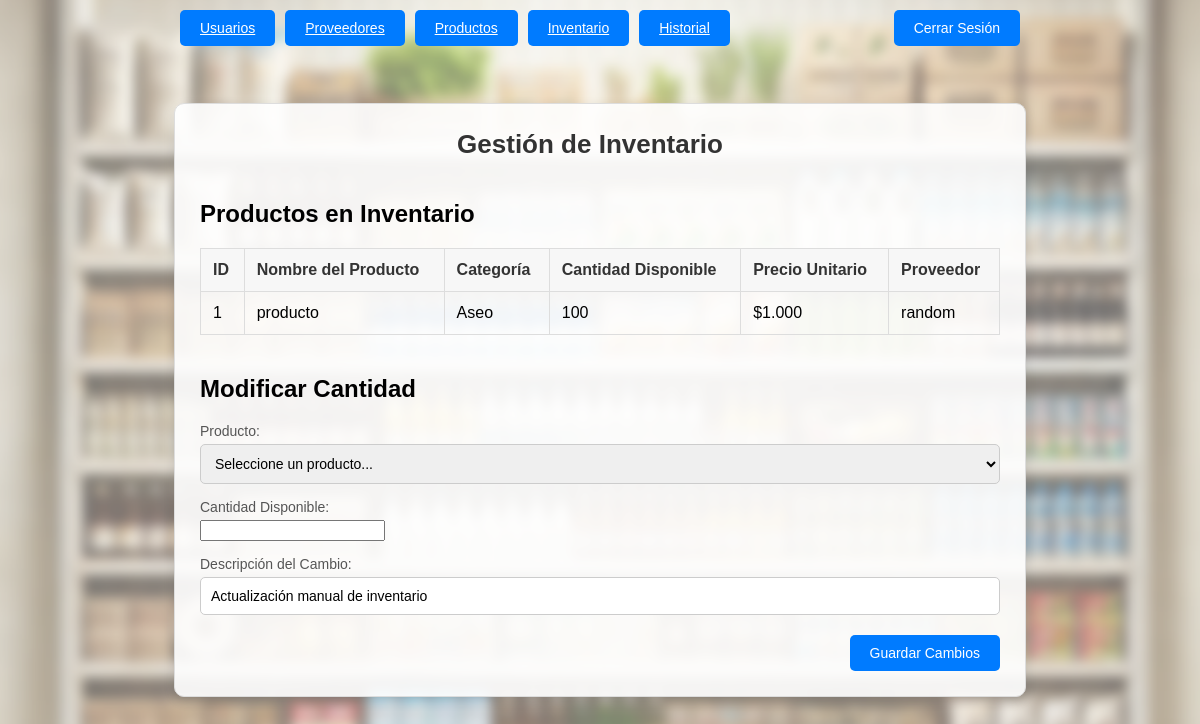
The app's page /inventario/ (signed in) with its own data.
### inventario/models.py (models this page shows, shortened)
class Inventario(models.Model):
    producto = models.ForeignKey(
        'productos.Producto',
        on_delete=models.PROTECT,  # Evita la eliminación en cascada
        related_name='inventarios'
    )
    cantidad_disponible = models.PositiveIntegerField(default=0)

### productos/models.py (models this page shows, shortened)
class Producto(models.Model):
    nombre_producto = models.CharField(max_length=100)
    class Categoria(models.TextChoices):
        ASEO = 'Aseo', 'Aseo'
        DESPENSA = 'Despensa', 'Despensa'
        CONGELADOS = 'Congelados', 'Congelados'
        CUIDADO_PERSONAL = 'Cuidado Personal', 'Cuidado Personal'
    categoria = models.CharField(
        max_length=16,
        choices=Categoria.choices,
        blank=False,
    )
    precio = models.DecimalField(max_digits=10, decimal_places=2)
    proveedor = models.ForeignKey(
        'proveedores.Proveedor',
        on_delete=models.PROTECT,
        related_name='productos'
    )
    descripcion = models.TextField(blank=True, null=True)
    fecha_registro = models.DateTimeField(auto_now_add=True)

### proveedores/models.py (models this page shows, shortened)
class Proveedor(models.Model):
    nombre_razon_social = models.CharField(max_length=100, verbose_name="Nombre o Razón Social")
    class TipoProveedor(models.TextChoices):
        ASEO = 'Aseo', 'Aseo'
        DESPENSA = 'Despensa', 'Despensa'
        CONGELADOS = 'Congelados', 'Congelados'
        CUIDADO_PERSONAL = 'Cuidado Personal', 'Cuidado Personal'
    tipo_proveedor = models.CharField(
        max_length=16,
        choices=TipoProveedor.choices,
        blank=False,
    )
    rut = models.CharField(
        max_length=12,
        unique=True,
        verbose_name="RUT"
    )
    direccion = models.CharField(
        max_length=255,
        blank=True,
        null=True,
        verbose_name="Dirección"
    )
    telefono = models.CharField(
        max_length=15,
        blank=True,
        null=True,
        verbose_name="Teléfono"
    )
    email = models.EmailField(
        max_length=100,
        unique=True,
        blank=True,
        null=True,
        verbose_name="Correo Electrónico"
    )
    notas = models.TextField(
        blank=True,
        null=True,
        verbose_name="Notas o Comentarios"
    )
    creado_en = models.DateTimeField(
        auto_now_add=True,
        verbose_name="Fecha de Creación"
    )

### inventario/views.py (the view)
# urls.py: path('inventario/', login_required(inventario_views.gestionInventario), name='gestionInventario'),
def gestionInventario(request):
    inventarios = Inventario.objects.select_related('producto').all()
    productos_no_registrados = Producto.objects.exclude(id__in=inventarios.values('producto_id'))
    return render(request, 'inventario/gestionInventario.html', {
        'inventarios': inventarios,
        'productos_no_registrados': productos_no_registrados,
    })

### productos/templatetags/currency_filters.py (called while the page is built)
@register.filter
def currency(value):
    try:
        value = int(value)  # Convertir a entero para eliminar los decimales
    except (ValueError, TypeError):
        return value
    return f"${value:,}".replace(",", ".")

### inventario/templates/inventario/gestionInventario.html (shortened to what this page needs)
{% load currency_filters %}
<!DOCTYPE html>
<html lang="es">
<head>
    {% load static %}
    <link rel="stylesheet" href="{% static 'inventario/styles.css' %}">
</head>
<body>
    <header style="display: flex; justify-content: space-between; align-items: center; padding: 10px; position: absolute;
        top: 0; width: 70%">
        <div style="display: flex; align-items: center;">
            <nav style="display: flex; gap: 10px;">
                {% if request.user.rol == "Administrador" %}
                  <a href="{% url 'gestionUsuarios' %}" class="button">Usuarios</a>
                  <a href="{% url 'gestionProveedores' %}" class="button">Proveedores</a>
                  <a href="{% url 'gestionProductos' %}" class="button">Productos</a>
                {% endif %}
                <a href="{% url 'gestionInventario' %}" class="button">Inventario</a>
                <a href="{% url 'historial' %}" class="button">Historial</a>
            </nav>
        </div>
        <form method="post" action="{% url 'logout' %}">
            <button type="submit" class="button delete">Cerrar Sesión</button>
        </form>
    </header>
    <div class="container">
      <h1 style="margin-right: 20px;">Gestión de Inventario</h1>
        <div class="table-container">
            <h2>Productos en Inventario</h2>
            <table>
                <thead>
                    <tr>
                        <th>ID</th>
                        <th>Nombre del Producto</th>
                        <th>Categoría</th>
                        <th>Cantidad Disponible</th>
                        <th>Precio Unitario</th>
                        <th>Proveedor</th>
                    </tr>
                </thead>
                <tbody>
                    {% for item in inventarios %}
                    <tr>
                        <td>{{ item.producto.id }}</td>
                        <td>{{ item.producto.nombre_producto }}</td>
                        <td>{{ item.producto.categoria }}</td>
                        <td>{{ item.cantidad_disponible }}</td>
                        <td>{{ item.producto.precio|currency }}</td>
                        <td>{{ item.producto.proveedor.nombre_razon_social }}</td>
                    </tr>
                    {% empty %}
                    <tr>
                        <td colspan="7">No hay productos en el inventario.</td>
                    </tr>
                    {% endfor %}
                </tbody>
            </table>
        </div>
        <div class="form-section" style="margin-top: 40px;">
            <h2>Modificar Cantidad</h2>
            <form method="post" action="{% url 'modificarCantidad' %}">
                <div class="form-group">
                    <label for="producto-id">Producto:</label>
                    <select id="producto-id" name="producto_id" class="form-control" required onchange="document.getElementById('cantidad-disponible').value = this.value ? productQuantities[this.value] : ''">
                      <option value="">Seleccione un producto...</option>
                  </select>
                </div>
                <div class="form-group">
                    <label for="cantidad-disponible">Cantidad Disponible:</label>
                    <input type="number" id="cantidad-disponible" name="cantidad_disponible" required>
                </div>
                <div class="form-group">
                    <label for="descripcion">Descripción del Cambio:</label>
                    <input type="text" id="descripcion" name="descripcion" class="form-control" value="Actualización manual de inventario" readonly>
                </div>
                <div class="button-container">
                    <button type="submit" class="button">Guardar Cambios</button>
                </div>
            </form>
        </div>
    </div>
</body>
</html>

### inventario/static/inventario/styles.css (style rules this page uses)
body { background-image: url("/static/inventario/img/supermarket_shelf_blur_opacity.png"); background-size: cover; background-position: center; font-family: Arial, sans-serif; display: flex; justify-content: center; align-items: center; min-height: 100vh; margin: 0; }
.container { position: relative; border: 1px solid #ddd; border-radius: 10px; width: 90%; max-width: 800px; padding: 25px; background-color: rgba(255, 255, 255, 0.9); box-shadow: 0 4px 12px rgba(0, 0, 0, 0.1); }
.container h1 { text-align: center; font-size: 26px; margin-top: 0; margin-bottom: 20px; color: #333; }
.form-section { margin-top: 30px; }
.form-group { display: flex; align-items: center; margin-bottom: 15px; flex-wrap: wrap; }
.form-group label { font-size: 14px; color: #555; width: 100%; margin-bottom: 5px; }
.form-control { flex: 1; padding: 10px; border: 1px solid #ccc; border-radius: 5px; font-size: 14px; transition: border-color 0.3s ease; width: 100%; }
.button-container { display: flex; justify-content: flex-end; gap: 10px; margin-top: 20px; }
.button { padding: 10px 20px; background-color: #007bff; border: none; border-radius: 5px; font-size: 14px; color: #fff; cursor: pointer; transition: background-color 0.3s ease; }
.table-container { margin-top: 40px; }
table { width: 100%; border-collapse: collapse; margin-top: 20px; }
table th, table td { text-align: left; padding: 12px; border: 1px solid #ddd; }
table th { background-color: #f7f7f7; color: #333; }

### records on screen
Inventario: producto.id "1", producto.nombre_producto "producto", producto.categoria "Aseo", cantidad_disponible "100", producto.precio "$1.000", producto.proveedor.nombre_razon_social "random"
